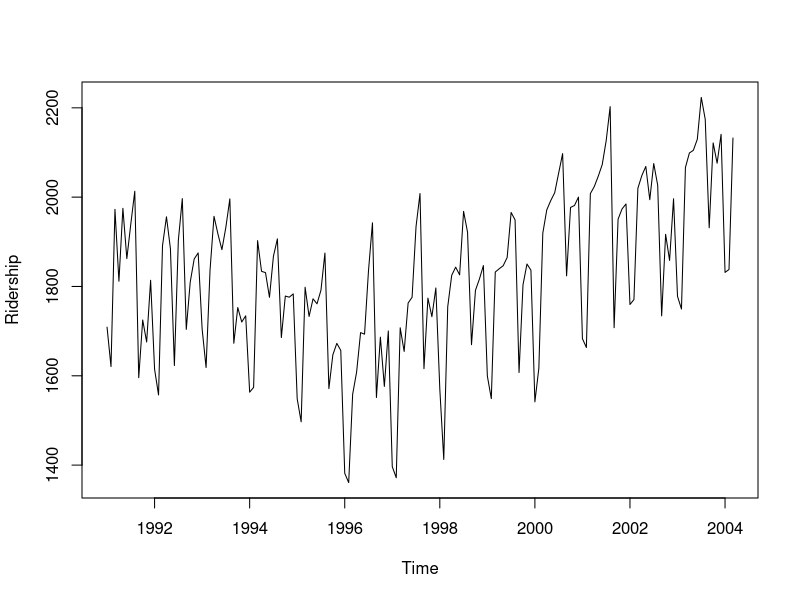
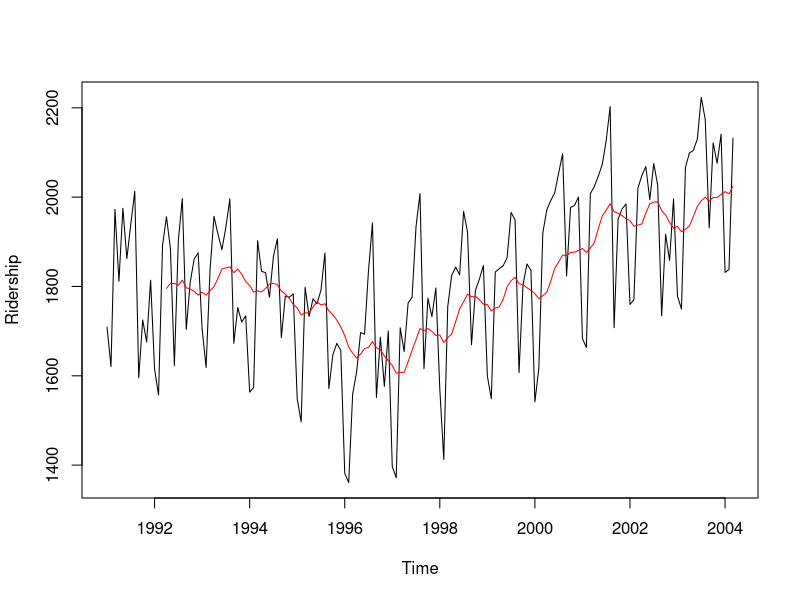
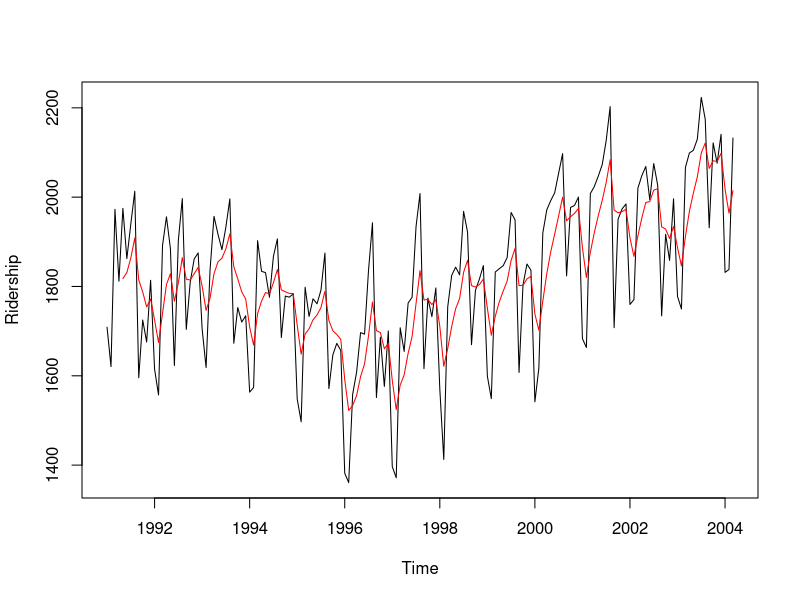
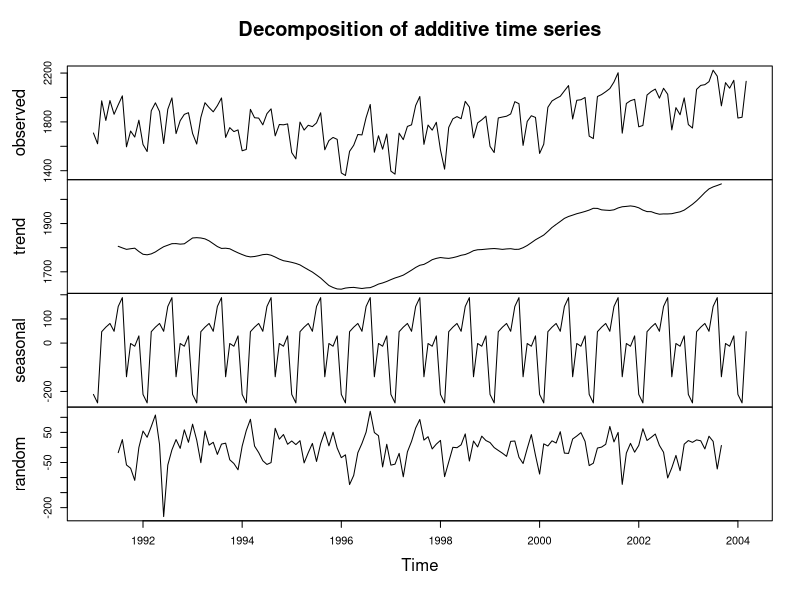
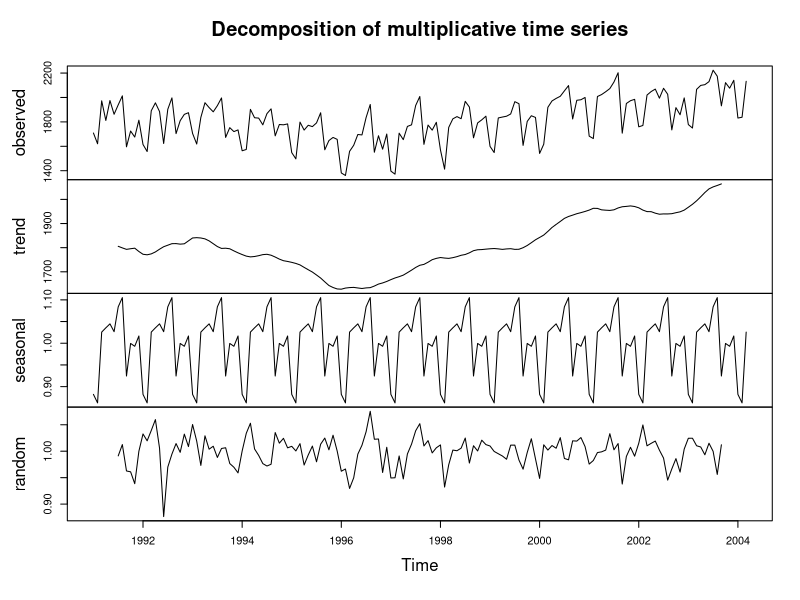
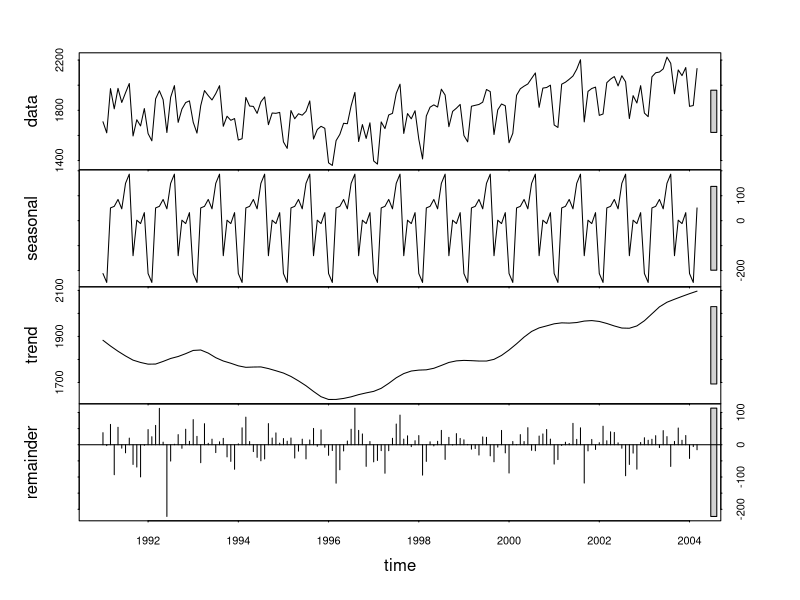
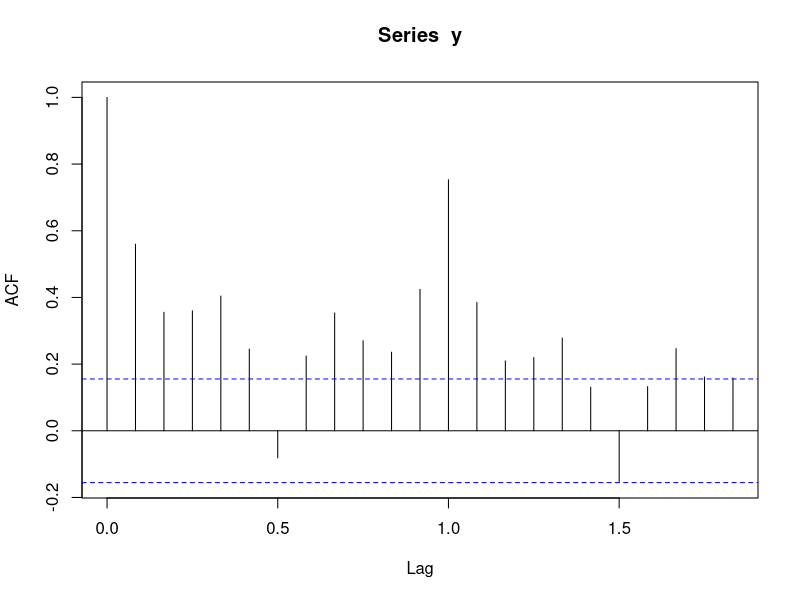
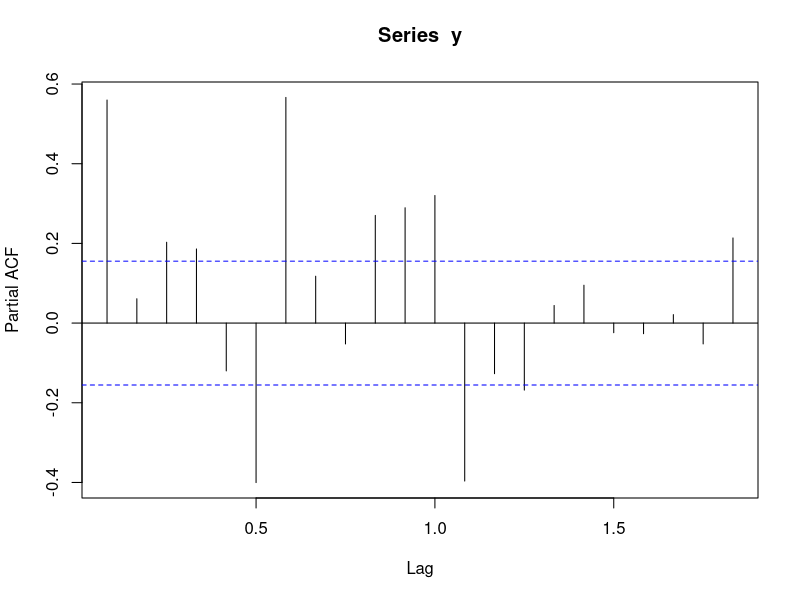

R code for these plots, in order:
## ---- chunk 1
knitr::opts_chunk$set(echo = FALSE, warning = FALSE, message = FALSE, eval = FALSE)
## ---- chunk 2
library(TTR)
library(forecast)
df <- read.csv("Amtrak data.csv")
y <- ts(df$Ridership, start = c(1991,1), end = c(2004, 3), freq = 12)
plot(y, xlab = "Time", ylab = "Ridership")
## ---- chunk 3
plot(y, xlab = "Time", ylab = "Ridership")

# create a moving average series
k = 16  # set the moving average 
y_sma = SMA(y, n = k)

# plot the moving average series
lines(y_sma, col = "red")
## ---- chunk 4
plot(y, xlab = "Time", ylab = "Ridership")

# create a moving average series
w = .7

y_ema = EMA(y, ratio = 1-w)


# plot the moving average series
lines(y_ema, col = "red")
## ---- chunk 5
ourDecomposition <- decompose(y, type="additive")
plot(ourDecomposition)
## ---- chunk 6
ourDecomposition <- decompose(y, type="multiplicative")
plot(ourDecomposition)
## ---- chunk 7
ourDecomposition <- stl(y, s.window = "periodic")
plot(ourDecomposition)
## ---- chunk 8
acf(y)
## ---- chunk 9
pacf(y)
## ---- chunk 10
# data partition
nValid <- 36
nTrain <- length(y) - nValid
train.ts <- window(y, start = c(1991, 1), end = c(1991, nTrain))
valid.ts <- window(y, start = c(1991, nTrain + 1), end = c(1991, nTrain + nValid))

# Modeling

#basic models

# average method: forecast by the average of the training series
model1 = meanf(train.ts, h = nValid, level = 0)

# naive: forecast by the last observation of the series
model2 = naive(train.ts, h = nValid, level = 0)

# seasonal naive: forecast by the last season
model3 = snaive(train.ts, h = nValid, level = 0)

# drift: drawing the line from the first to the last observation
model4 = rwf(train.ts, h = nValid, level = 0, drift = TRUE)



# more advanced model
model5 = HoltWinters(train.ts, alpha=TRUE, 
                            beta=TRUE, 
                            gamma=TRUE)
model6 = auto.arima(train.ts)

## ---- chunk 11
checkresiduals(model1)
checkresiduals(model2)
checkresiduals(model3)
checkresiduals(model4)
checkresiduals(model5)
checkresiduals(model6)
## ---- chunk 12
# forecasting
forecast1 = forecast(model1, h = nValid, level = 0)
forecast2 = forecast(model2, h = nValid, level = 0)
forecast3 = forecast(model3, h = nValid, level = 0)
forecast4 = forecast(model4, h = nValid, level = 0)
forecast5 = forecast(model5, h = nValid, level = 0)
forecast6 = forecast(model6, h = nValid, level = 0)

# plotting forecast
plot(forecast1)
lines(valid.ts, col = 'red')
plot(forecast2)
lines(valid.ts, col = 'red')
plot(forecast3)
lines(valid.ts, col = 'red')
plot(forecast4)
lines(valid.ts, col = 'red')
plot(forecast5)
lines(valid.ts, col = 'red')
plot(forecast6)
lines(valid.ts, col = 'red')


# accuracy
a1 = accuracy(forecast1$mean, valid.ts)
a2 = accuracy(forecast2$mean, valid.ts)
a3 = accuracy(forecast3$mean, valid.ts)
a4 = accuracy(forecast4$mean, valid.ts)
a5 = accuracy(forecast5$mean, valid.ts)
a6 = accuracy(forecast6$mean, valid.ts)

rbind(a1, a2, a3,a4, a5, a6)
## ---- chunk 13
# the arima model gives the lowest MAPE, 
# so we will select this model as the final model 
# to train it on the entire dataset to make forecasting.

selected_model =  arima(y)
new_forecast = forecast(selected_model)
plot(new_forecast)
